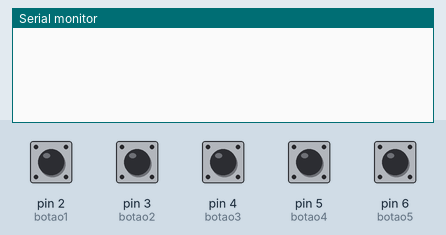
The sketch below on a simulated Arduino Uno, built with avr-gcc and run on an emulated ATmega328P. Parts: the last lines printed to the serial monitor. Inputs (shaded band) come from the test bench; at power-on: pin 2 (botao1), pin 3 (botao2), pin 4 (botao3), pin 5 (botao4), pin 6 (botao5) LOW.

Above: at 1.2 s.
1.3 s: pin 2 (botao1) pulled HIGH for 0.15 s
At 2.0 s:
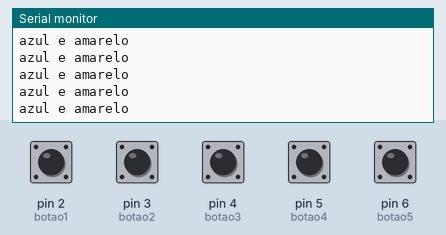
2.9 s: pin 3 (botao2) pulled HIGH for 0.15 s
At 4.2 s:
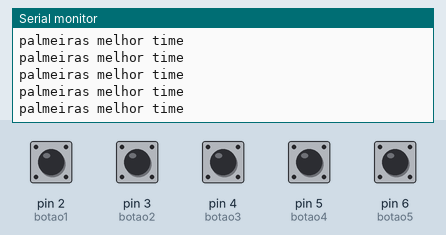
4.5 s: pin 4 (botao3) pulled HIGH for 0.15 s
At 5.2 s:
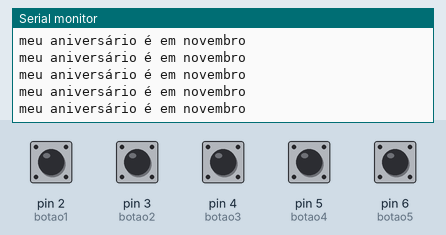
6.1 s: pin 5 (botao4) pulled HIGH for 0.15 s
At 6.7 s:
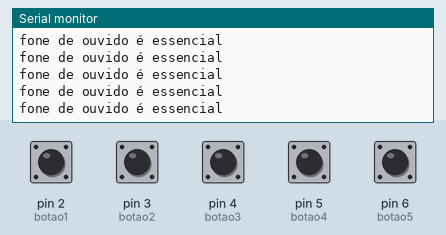
7.7 s: pin 6 (botao5) pulled HIGH for 0.15 s
At 8.9 s:
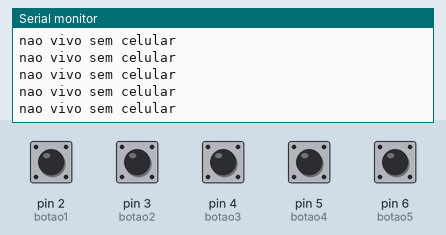
9.3 s: pin 2 (botao1) driven HIGH and pin 5 (botao4) driven HIGH
At 10.2 s:
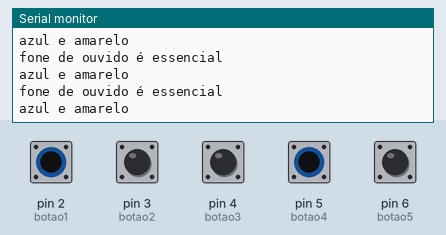

The sketch:

codigo.ino
```cpp
// C++ code
//
const int botao1=2;
const int botao2=3;
const int botao3=4;
const int botao4=5;
const int botao5=6;

int var1;
int var2;
int var3;
int var4;
int var5;

void setup()
{
  pinMode(botao1, INPUT);
  pinMode(botao2, INPUT);
  pinMode(botao3, INPUT);
  pinMode(botao4, INPUT);
  pinMode(botao5, INPUT);
  Serial.begin(9600);
}

void loop()
{
  var1=digitalRead(botao1);
  var2=digitalRead(botao2);
  var3=digitalRead(botao3);
  var4=digitalRead(botao4);
  var5=digitalRead(botao5);

  if(var1){
   Serial.println("azul e amarelo");
  }
  if(var2){
   Serial.println("palmeiras melhor time");
  }
  if(var3){
   Serial.println("meu aniversário é em novembro");
  }
  if(var4){
   Serial.println("fone de ouvido é essencial");
  }
  if(var5){
   Serial.println("nao vivo sem celular");
  }
}
```

Measured:
- after the input at 1.3 s, the serial monitor: prints a new line at once (image 1)
- after the input at 2.9 s, the serial monitor: prints a new line at once (image 2)
- after the input at 4.5 s, the serial monitor: prints a new line at once (image 3)
- after the input at 6.1 s, the serial monitor: prints a new line at once (image 4)
- after the input at 7.7 s, the serial monitor: prints a new line at once (image 5)
- after the input at 9.3 s, the serial monitor: prints a new line at once (image 6)
